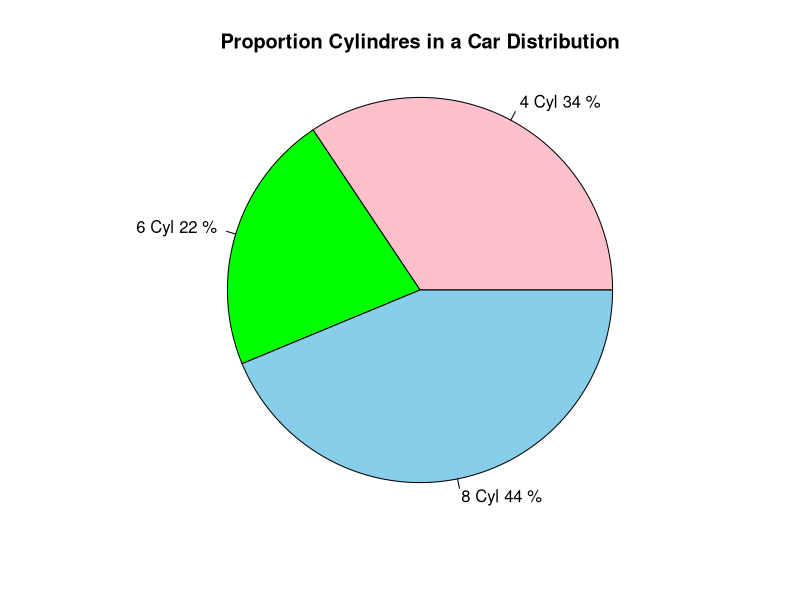

Write R code to recreate this figure.
t<-table(mtcars$cyl)
colores<-c("pink","green","skyblue")
pct <- round(t/sum(t) * 100)
lbl<-paste(c("4 Cyl","6 Cyl","8 Cyl"), pct, sep =" ")
lbl<-paste(lbl, "%", sep =" ")
pie(x=t,labels=lbl, col = colores, radius = 1, main="Proportion Cylindres in a Car Distribution", cex=1)